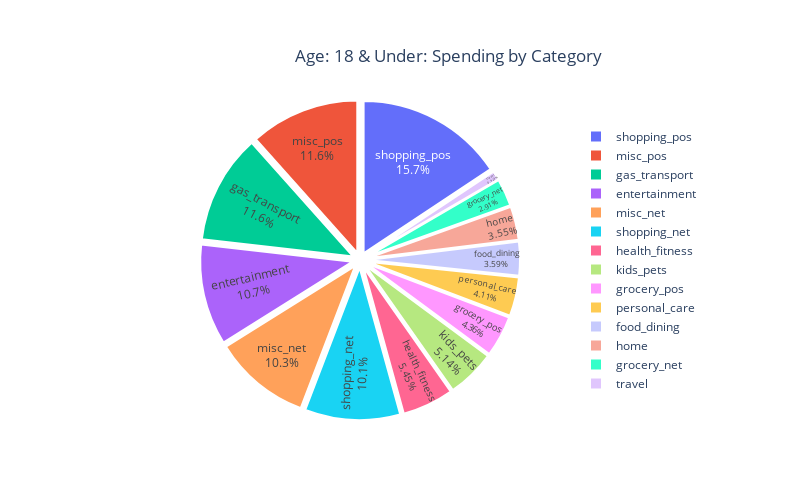

The notebook cell saved with this chart:
### Markdown cell above
### Markdown Note: JBrooks - the next several cells break out spending by category for each age group with a hover of $ amount spend

### Code cell
import plotly.express as px

# Step 1: Filter data for the under-18 group
under_18_data = df2[df2['age_description'] == 'Age: 18 & Under']

# Step 2: Group the data by category and calculate total spend
under_18_spend_by_category = under_18_data.groupby('category')['amt'].sum().reset_index()

# Step 3: Calculate the percentage of total spend for each category
total_spend_under_18 = under_18_spend_by_category['amt'].sum()
under_18_spend_by_category['percentage'] = (under_18_spend_by_category['amt'] / total_spend_under_18) * 100

# Round percentage to one decimal place for display
under_18_spend_by_category['percentage'] = under_18_spend_by_category['percentage'].round(1)

# Keep 'amt' as numerical for plotting but create a formatted version for hover
under_18_spend_by_category['amt_formatted'] = under_18_spend_by_category['amt'].round(2).map('${:,.2f}'.format)

# Step 4: Create a pie chart using Plotly Express
fig = px.pie(
    under_18_spend_by_category, 
    names='category', 
    values='amt',  # Keep this numerical for plotting
    title='Age: 18 & Under: Spending by Category',
    hover_data=['amt_formatted'],  # Only show Total Spend on hover
    labels={'amt_formatted': 'Total Spend'}
)

# Customize the chart with percentages on the slices and display total spend on hover
fig.update_traces(
    textposition='inside', 
    textinfo='percent+label', 
    hovertemplate='Total Spend: $%{value:,.2f}', 
    pull=[0.05] * len(under_18_spend_by_category),  # Pull out each slice slightly
    marker=dict(line=dict(color='white', width=2))  # Add white border around each slice
    )

# Update the layout for better alignment of the pie chart and legend
fig.update_layout(
    width=800,  # Adjust width
    height=500,  # Adjust height
    title={
        'text': 'Age: 18 & Under: Spending by Category',
        'y':0.90,  # position of the title from bottom to top (0-1 scale)
        'x':0.56,   # center the title horizontally
        'xanchor': 'center',
        'yanchor': 'top'
    },
    legend={
        'yanchor': 'middle',  # vertical centering
        'y': 0.5,             # legend is vertically centered
        'xanchor': 'left',     # move the legend to the right side
        'x': .8             # move the legend further right to avoid overlapping the pie chart
    },
    margin=dict(l=0  # adds 100px left margin to move the pie chart to the left
))
# Display the chart
fig.show()

### Figure 1 — Plotly figure (JSON) as saved in the notebook; plotly's stock layout.template omitted (floating-point values rounded to 4 significant figures)
{"data": [{"customdata": [["$92,377.78"], ["$30,974.11"], ["$99,996.08"], ["$25,080.32"], ["$37,621.99"], ["$47,003.94"], ["$30,666.32"], ["$44,322.22"], ["$88,808.86"], ["$100,137.99"], ["$35,495.51"], ["$87,188.80"], ["$135,293.54"], ["$7,963.75"]], "domain": {"x": [0, 1], "y": [0, 1]}, "hovertemplate": "Total Spend: $%{value:,.2f}", "labels": ["entertainment", "food_dining", "gas_transport", "grocery_net", "grocery_pos", "health_fitness", "home", "kids_pets", "misc_net", "misc_pos", "personal_care", "shopping_net", "shopping_pos", "travel"], "legendgroup": "", "marker": {"line": {"color": "white", "width": 2}}, "name": "", "pull": [0.05, 0.05, 0.05, 0.05, 0.05, 0.05, 0.05, 0.05, 0.05, 0.05, 0.05, 0.05, 0.05, 0.05], "showlegend": true, "textinfo": "percent+label", "textposition": "inside", "type": "pie", "values": [92380.0, 30970.0, 100000.0, 25080.0, 37620.0, 47000.0, 30670.0, 44320.0, 88810.0, 100100.0, 35500.0, 87190.0, 135300.0, 7964.0]}], "layout": {"height": 500, "legend": {"tracegroupgap": 0, "x": 0.8, "xanchor": "left", "y": 0.5, "yanchor": "middle"}, "margin": {"l": 0}, "title": {"text": "Age: 18 & Under: Spending by Category", "x": 0.56, "xanchor": "center", "y": 0.9, "yanchor": "top"}, "width": 800}}
